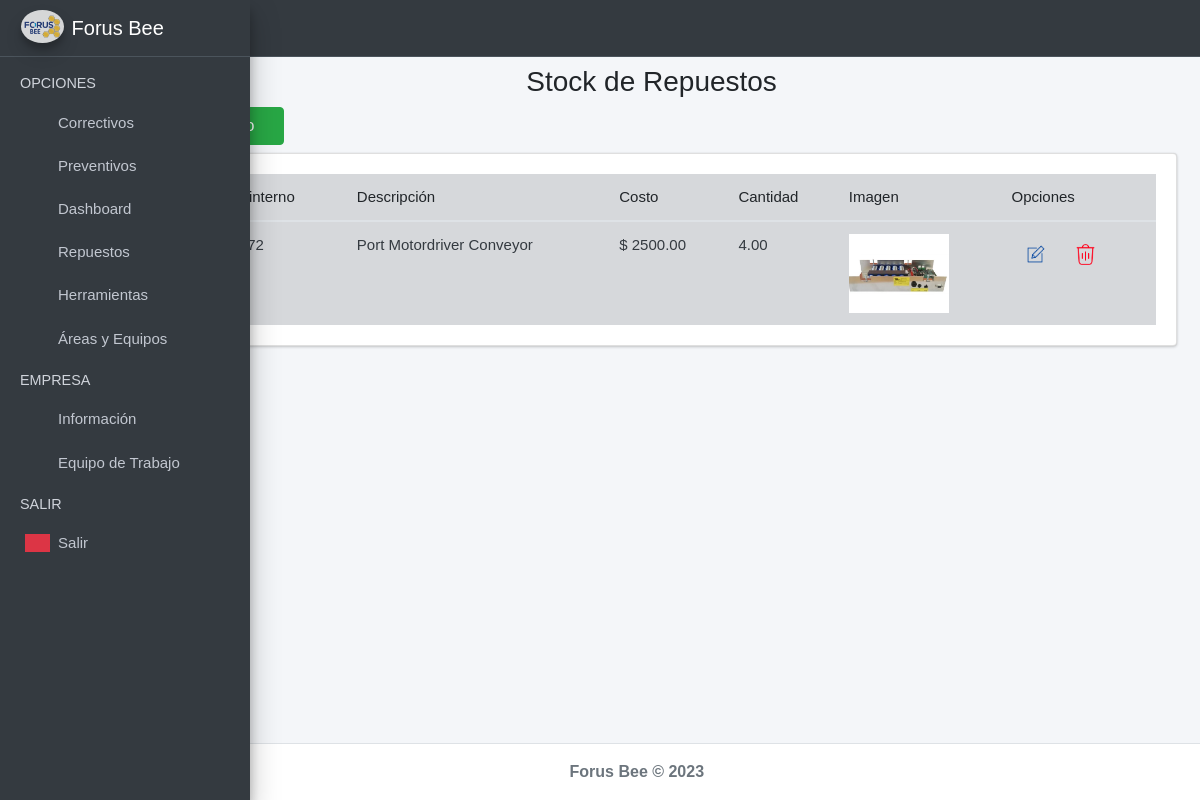
The page /productos/ (signed in) on the database its author committed.
### index/models.py (models this page shows, shortened)
class Producto (models.Model):
    codigo = models.CharField(max_length=255, unique=True, null=True, blank = True)
    descripcion =  models.CharField(max_length=255, unique=True, null=False)
    imagen = models.ImageField(upload_to='productos', null=True, blank=True)
    costo = models.DecimalField(max_digits=15, decimal_places=2, null=False)
    cantidad = models.DecimalField(max_digits=15, decimal_places=2 , null=False)
    created = models.DateTimeField(auto_now_add=True)
    updated = models.DateTimeField(auto_now_add=True)
    class Meta:
        verbose_name='producto'
        verbose_name_plural = 'productos'
        order_with_respect_to = 'descripcion'

### index/views.py (the view)
# urls.py: path('productos/', views.inventario_view, name='Product'),
@login_required(login_url='Login')
def inventario_view(request):
    form_producto = ProductoForm()
    form_editar_producto = EditarProductoForm()
    productos = Producto.objects.all()
    num_productos = len(productos)
    context = {
        'form_producto': form_producto,
        'form_editar_producto': form_editar_producto,
        'productos': productos,
        'num_productos': num_productos
    }
    return render(request, 'inventario.html', context)

### index/templates/inventario.html (shortened to what this page needs)
{% extends "base.html" %}
{% load static %}
{% load widget_tweaks %}
{% block content %}
<link rel="stylesheet" href="{% static 'index/css/b4.css' %}">
<div class="row">
    <div class="col-md-12">
        <h3 class="text-center mt-2"><i class="text-secondary nav-icon fas fa-boxes"></i> Stock de Repuestos </h3>
        <div class="col-md-3 pb-2">
            <a href="#AgregarProductoModal"
                data-toggle="modal" data-dismiss="modal">
                <button type="button" class="btn btn-success">
                    <i class="fas fa-plus-circle"></i>
                </button>
            </a>
        </div>
        <div class="card card-body" style="overflow:scroll; max-height: 400px;">
            <table class="table table-hover table-secondary" id="myTable">
                <thead>
                    <tr>
                        <th># ID</th>
                        <th>Código interno</th>
                        <th>Descripción</th>
                        <th>Costo</th>
                        <th>Cantidad</th>
                        <th>Imagen</th>
                        <th>Opciones</th>
                    </tr>
                </thead>
                <tbody class="text-dark">
                    {% for i in productos %}
                    <tr>
                        <td>{{i.id}}</td>
                        <td>{{i.codigo}}</td>
                        <td>{{i.descripcion}}</td>
                        <td>$ {{i.costo}}</td>
                        <td> {{i.cantidad}}</td>
                        {% if i.imagen %}
                        <td><img width="100" src="{{i.imagen.url}}" alt="producto-{{i.id}}"></td>
                        {% else %}
                        <td></td>
                        {% endif %}
                        <td>
                            <button onclick="editarProduct('{{i.id}}', '{{i.codigo}}', '{{i.descripcion}}',
                        '{{i.costo}}','{{i.cantidad}}')" class="btn btn-dark-outline btn-sm" data-toggle="modal"
                                href="#EditarProductoModal"><img src="{% static 'index/img/editar.png' %}" alt="Error"
                                    width="30"></button>
                            <button onclick="eliminarProducto('{{i.id}}')" class="btn btn-dark-outline btn-sm"
                                data-toggle="modal" href="#EliminarProductoModal"><img
                                    src="{% static 'index/img/delete.png' %}" alt="Error" width="25"></button>
                        </td>
                    </tr>
                    {% endfor %}
                </tbody>
            </table>
        </div>
    </div>
</div>
{% endblock %}

### index/static/index/css/main.css (style rules this page uses)
table, th, td { font-weight: 100; font-size:15px; }
body { font-family: Arial, Helvetica, sans-serif !important; background: #fff url('../img/robo1.jpg'); background-size: cover; background-position: center; background-attachment: fixed; background-repeat: no-repeat; background-blend-mode: hard-light; }

### rows shown on the page
Producto: descripcion "Port Motordriver Conveyor", costo "2500.00", cantidad "4.00", imagen (picture)
